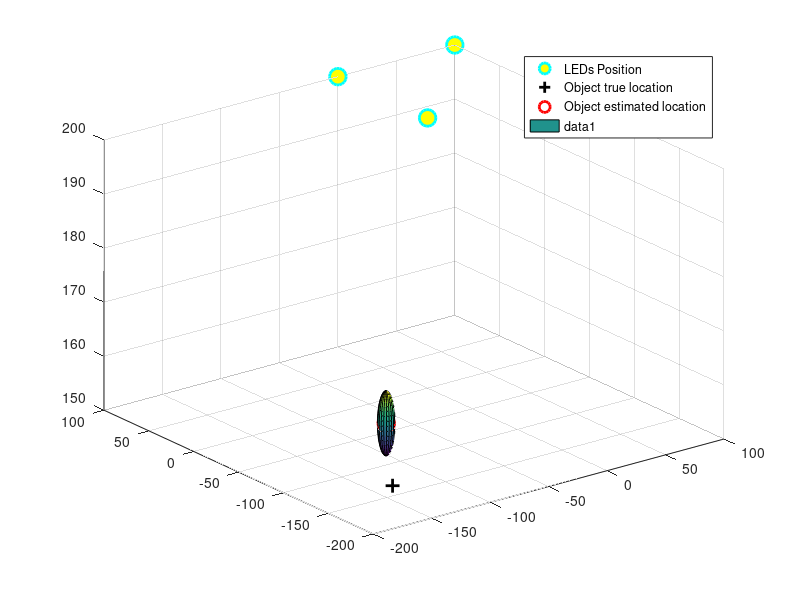

Source code (MATLAB): (Note: this script raises an error after producing the figure.)
% Simulation method : RSS + Trilateration 3D
clc; clf; clear; close all;
L1 = [0, 0, 200];
L2 = [0, 100, 200];
L3 = [100, 100, 200];
L4 = [100, 0, 200];
LedPos=[L1;L2;L3;L4]; % position of 4 LEDs
imageSize = 400;
DisEr=zeros(100,1);
num = 20; % number of test

for i=1:num
    x = (imageSize-50)*rand(1) - (imageSize-50)/2; 
    y = (imageSize-50)*rand(1) - (imageSize-50)/2; 
    z = (imageSize-10)/4*rand(1) + imageSize/4; 
    Coord_sim=[x y z]; % Coordiantion of simulation
        
    d1 = sqrt(x.^2+y.^2+(z-200).^2)+5*randn-.5;
    d2 = sqrt(x.^2+(y-100).^2+(z-200).^2)+5*randn-.5;
    d4 = sqrt(y.^2+(x-100).^2+(z-200).^2)+5*rand(1)-.5;
    d3 = sqrt((x-100).^2+(y-100).^2+(z-200).^2)+5*rand(1)-.5;
    
%     d1 = sqrt(x.^2+y.^2+(z-200).^2);
%     d2 = sqrt(x.^2+(y-100).^2+(z-200).^2);
%     d4 = sqrt(y.^2+(x-100).^2+(z-200).^2);
%     d3 = sqrt((x-100).^2+(y-100).^2+(z-200).^2);
    
    d = [d1 d2 d3 d4];

    y1 = (d1.^2+100.^2-d2.^2)/200; %intersection betweenn 1 & 2 & 4
    x1 = (d1.^2+100.^2-d4.^2)/200;
    z1 = 200-sqrt(d1.^2-x1.^2-y1.^2);
    L(1) = real(x1);
    M(1) = real(y1);
    N(1) = real(z1);
    P1 = [x1,y1,z1];
    
    x2 = (100.^2-d4.^2+d1.^2)/200;     %1&3&4
    y2 = (100.^2+d4.^2-d3.^2)/200;
    z2 = 200-sqrt(d1.^2-x2.^2-y2.^2);
    L(2) = real(x2);
    M(2) = real(y2);
    N(2) = real(z2);
    P2 = [x2,y2,z2];
%     
    x3 = (100.^2+d2.^2-d3.^2)/200;     %1&2&3
    y3 = (100.^2+d1.^2-d2.^2)/200;
    z3 = 200-sqrt(d1.^2-x3.^2-y3.^2);
    L(3) = real(x3);
    M(3) = real(y3);
    N(3) = real(z3);
    P3 = [x3,y3,z3];
    
    x4 = (100.^2+d2.^2-d3.^2)/200;     %2&3&4
    y4 = (100.^2+d4.^2-d3.^2)/200;
    z4 = 200-sqrt(d1.^2-x4.^2-y4.^2);
    L(4) = real(x4);
    M(4) = real(y4);
    N(4) = real(z4);
    P4= [x4,y4,z4];
         
    X=[mean(L) mean(M) mean(N)];
                
    f(1)=figure(1);
    clf
    plot3(LedPos(:,1),LedPos(:,2),LedPos(:,3),'co','MarkerSize',12,'lineWidth',2,'MarkerFaceColor','y');
    grid on
    hold on
    plot3(x,y,z,'k+','MarkerSize',10,'lineWidth',2,'MarkerFaceColor','k');
    
    x=X(:,1);
    y=X(:,2);
    z=X(:,3);
    
    plot3(x,y,z,'ro','MarkerSize',12,'lineWidth',2);
    legend(  'LEDs Position','Object true location','Object estimated location',...
                   'Location','Best');
               
    [x_e,y_e,z_e] = ellipsoid(x,y,z,6,6,6);
    Ellipsoide = surf(x_e,y_e,z_e);
    alpha 0.3;
    Ellipsoide.EdgeColor = 'none';   
          
    % Compute the Root Mean Squred Error
    Err = abs(mean(sqrt(sum((X-Coord_sim).^2))));
    DisEr(i,:)=[Err];
    i = i+1;
    title(['Mean Estimation error is ',num2str(Err),' cm']);
    axis([50-imageSize/2-5 50+imageSize/2+5 50-imageSize/2-5 50+imageSize/2+5 0-5 imageSize/2+5]);
%     axis equal;
    
    pause(1);
end 

meanErr = real(mean(DisEr))*100/num
